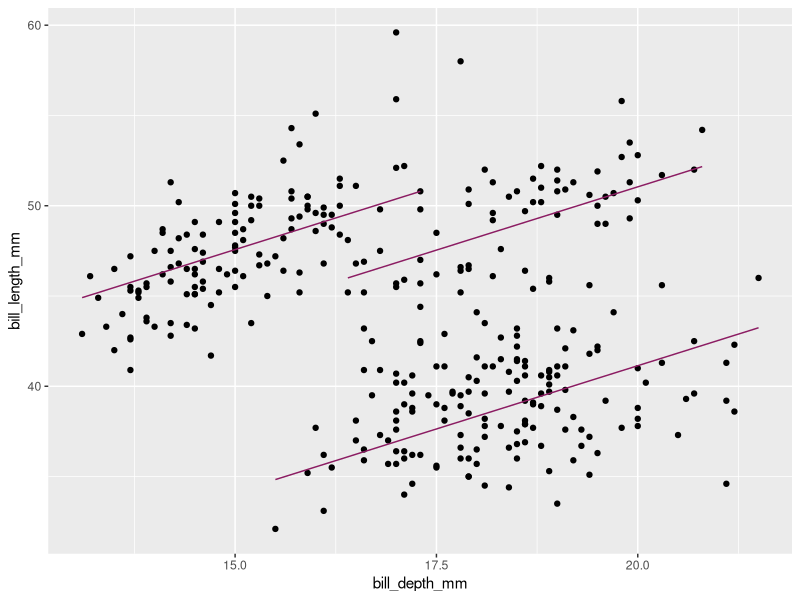
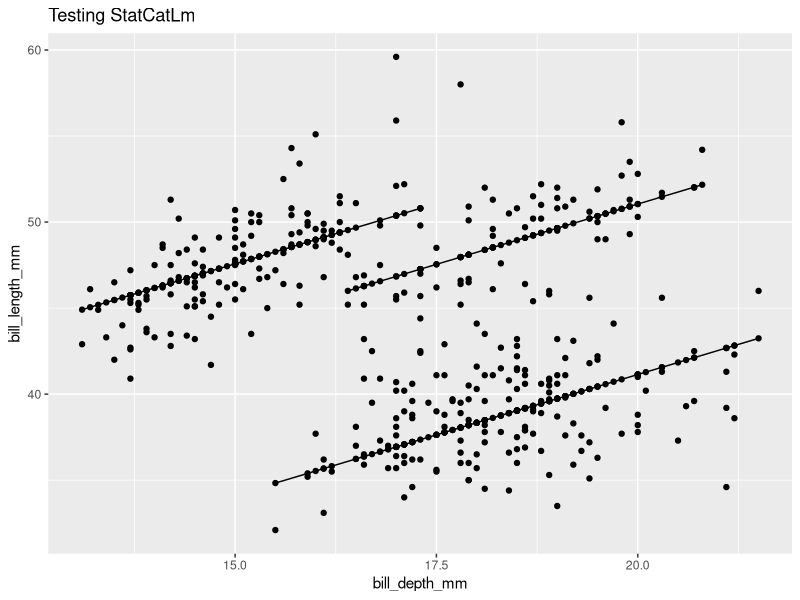
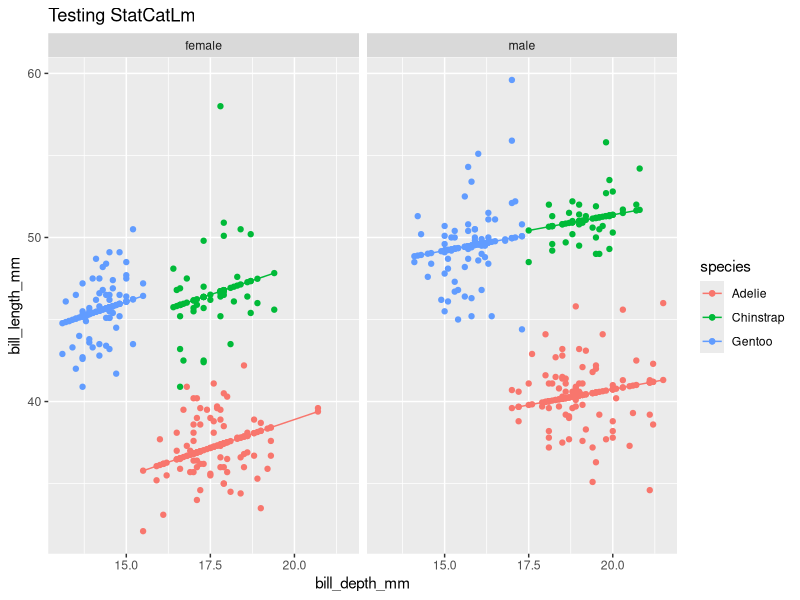
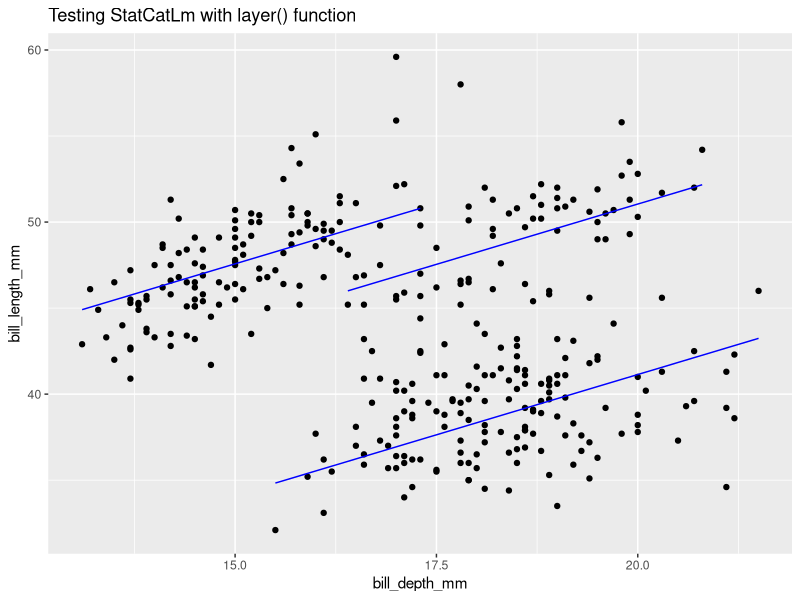
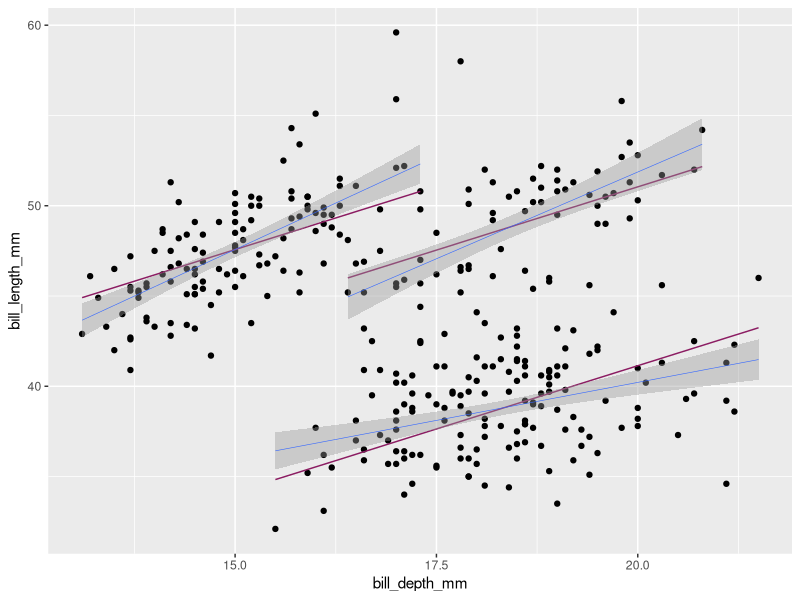
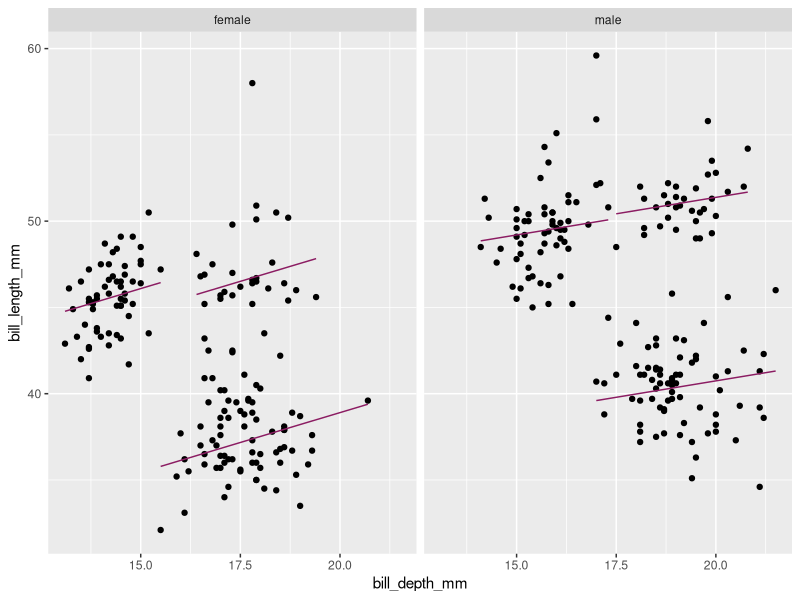

The R source for these figures, in order:
## ---- chunk 1



## ---- chunk 2
#| label: fitted_1

library(tidyverse)
penguins <- remove_missing(palmerpenguins::penguins)

model <- lm(formula = bill_length_mm ~ bill_depth_mm + 
              species, 
            data = penguins) 

penguins_w_fitted <- penguins |> 
  mutate(fitted = model$fitted.values)

penguins |> 
  ggplot() + 
  aes(x = bill_depth_mm, 
      y = bill_length_mm,
      group = species) +
  geom_point() + 
  geom_line(data = penguins_w_fitted,
             aes(y = fitted),
             color = "maroon4")
## ---- chunk 3
layer_data(plot = last_plot(), 
           i = 2) # the fitted y (not the raw data y) is of interest
## ---- chunk 4
#| label: fitted_2

compute_panel_cat_lm <- function(data, scales){

  model<-lm(formula = y ~ x + cat, data = data)
  
  data |> 
    mutate(y = model$fitted.values)
  
}
## ---- chunk 5
## Test compute. 
penguins |>
  select(x = bill_depth_mm, 
         y = bill_length_mm,
         cat = species) |>
  compute_panel_cat_lm()
## ---- chunk 6
#| label: fitted_3
StatCatLm <- ggplot2::ggproto(`_class` = "StatCatLm",
                                  `_inherit` = ggplot2::Stat,
                                  required_aes = c("x", "y", "cat"),
                                  compute_panel = compute_panel_cat_lm)
## ---- chunk 7
penguins |> 
  ggplot() + 
  aes(x = bill_depth_mm,
      y = bill_length_mm,
      cat = species) + 
  geom_point() + 
  geom_point(stat = StatCatLm) +
  geom_line(stat = StatCatLm) + 
  labs(title = "Testing StatCatLm")

## ---- chunk 8
last_plot() + 
  aes(color = species) + 
  facet_wrap(facet = vars(sex))
## ---- chunk 9
penguins |> 
  ggplot() + 
  aes(x = bill_depth_mm,
      y = bill_length_mm,
      cat = species) + 
  geom_point() + 
  layer(geom = GeomLine, 
        stat = StatCatLm, 
        position = "identity", 
        params = list(color = "blue")) + 
  labs(title = "Testing StatCatLm with layer() function")
## ---- chunk 10
#| label: fitted_4

stat_cat_lm <- function(mapping = NULL, data = NULL, geom = "line", position = "identity", 
    ..., show.legend = NA, inherit.aes = TRUE) {
    layer(data = data, mapping = mapping, stat = StatCatLm, 
        geom = geom, position = position, show.legend = show.legend, 
        inherit.aes = inherit.aes, params = list(na.rm = FALSE, 
            ...))
}
## ---- chunk 11
geom_cat_lm <- stat_cat_lm
## ---- chunk 12
#| label: fitted_5
penguins |> 
  ggplot() + 
  aes(x = bill_depth_mm, 
      y = bill_length_mm,
      cat = species) +
  geom_point() + 
  geom_cat_lm(color = "maroon4") +
  geom_smooth(method = "lm", 
              linewidth = .2) 
## ---- chunk 13
#| label: fitted_6
penguins |> 
  ggplot() + 
  aes(x = bill_depth_mm, 
      y = bill_length_mm,
      cat = species) +
  geom_point() + 
  geom_cat_lm(color = "maroon4") + 
  facet_wrap(facets = vars(sex))
## ---- chunk 14
library(tidyverse)

# Step 1. Define compute
compute_panel_cat_lm <- function(data, scales){
  model <- lm(formula = y ~ x + cat, data = data)
  data |> 
    mutate(y = model$fitted.values)
}


# Step 2. Define Stat
StatCatLm = ggproto(`_class` = "StatCatLm",
                      `_inherit` = Stat,
                      required_aes = c("x", "y"),
                      compute_group = compute_panel_cat_lm)

# Step 3. Define user-facing functions

## define stat_*()
stat_cat_lm <- function(mapping = NULL, data = NULL, 
                         geom = "line", position = "identity", 
                         ..., show.legend = NA, inherit.aes = TRUE) 
{
    layer(data = data, mapping = mapping, stat = StatCatLm, 
        geom = geom, position = position, show.legend = show.legend, 
        inherit.aes = inherit.aes, params = rlang::list2(na.rm = FALSE, 
            ...))
}

## define geom_*()
geom_cat_lm <- stat_cat_lm
